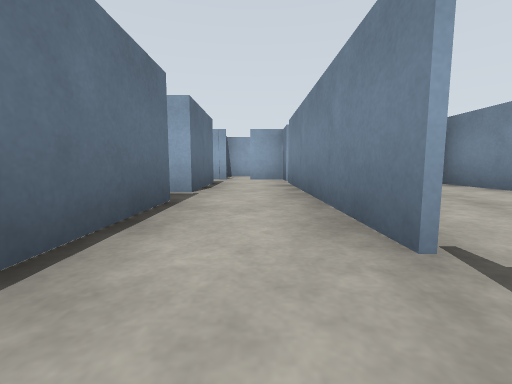
[1] (above)

14 first-person views from a walk through a Gazebo world. The camera is 0.72 m above the floor, tilts 6° down and sees 90° across. The floor is counted in squares, 2 m on a side. Each view is taken from the middle of a square. On the plan, view 1 faces up. The plan holds only what a view shows up to about 9 squares ahead; the rest is blank. The place goes on beyond the plan. Some stock models are drawn as simple stand-ins.

[2]
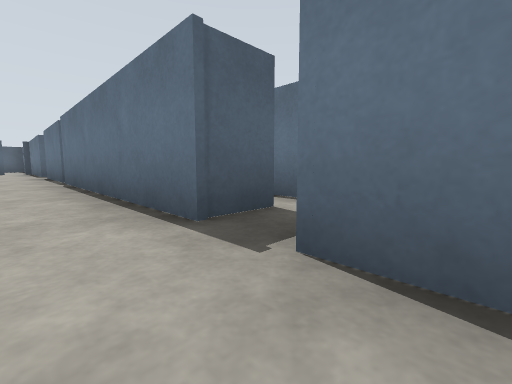

[3]
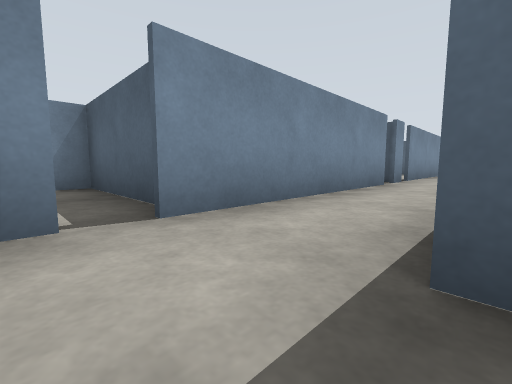

[4]
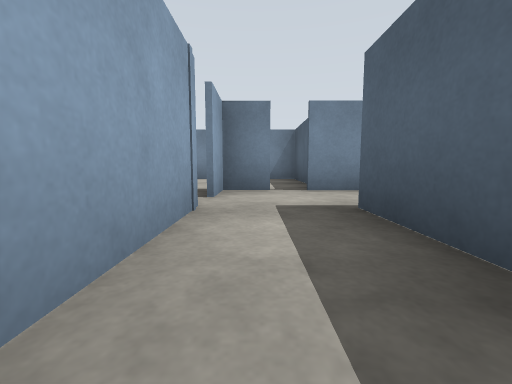

[5]
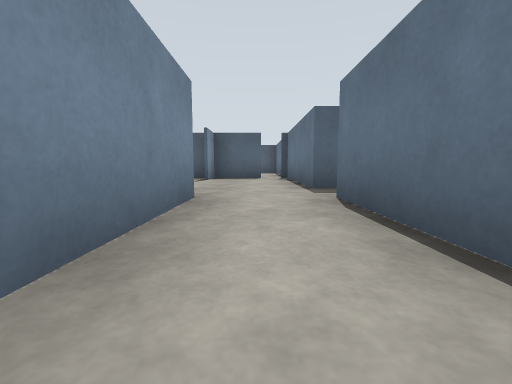

[6]
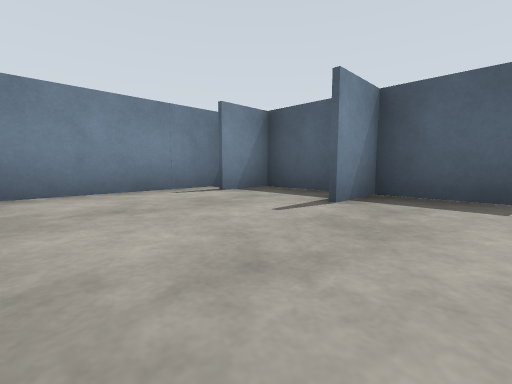

[7]
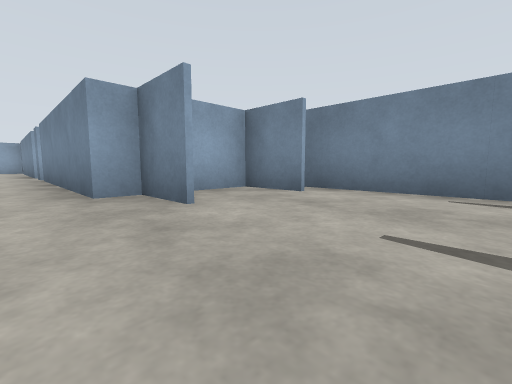

[8]
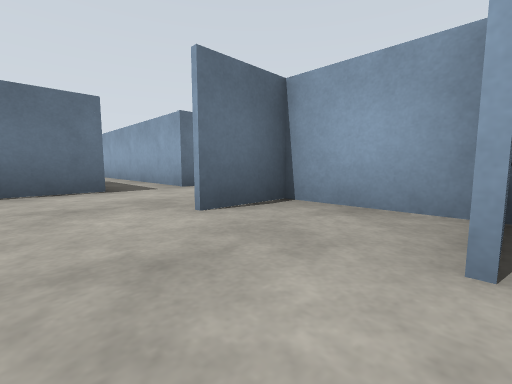

[9]
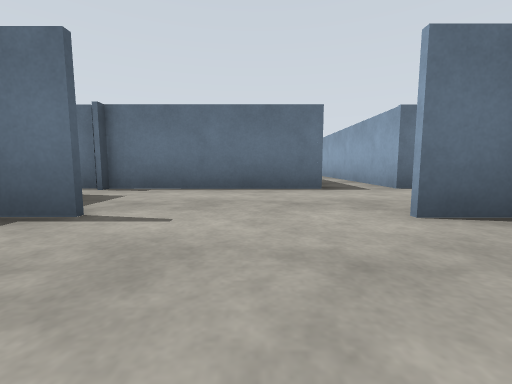

[10]
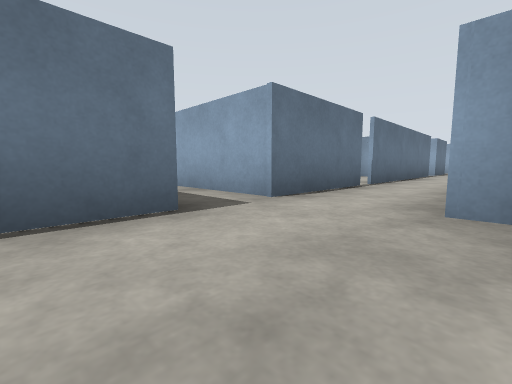

[11]
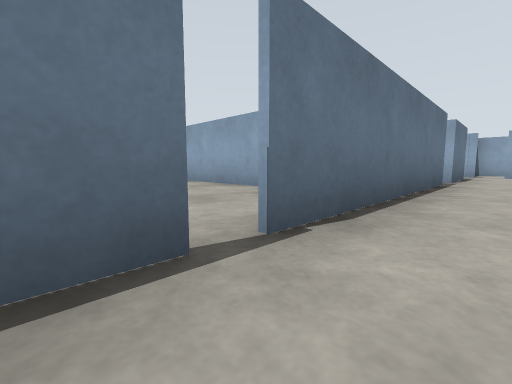

[12]
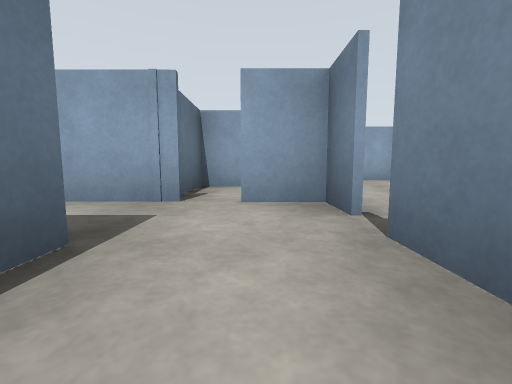

[13]
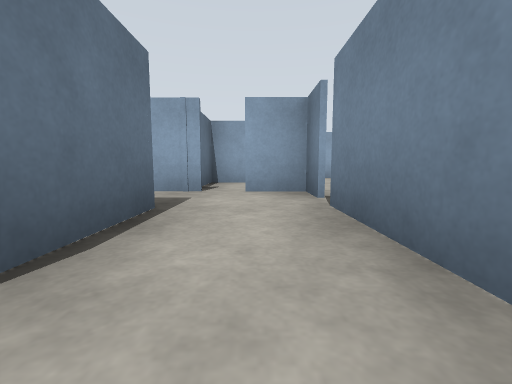

[14]
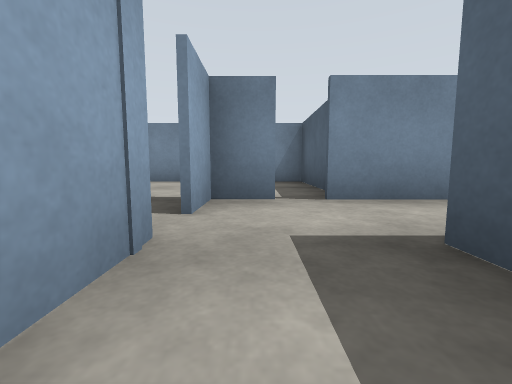

### Floor plan
Ten units are one square. View 1 is at (0, 0); x grows to the right and y downward. Boxes are objects, and circles mark ways between rooms. Rooms are numbered by the first view taken in them; rooms with no view inside come last. Other rooms are left out.
<svg viewBox="-35 -70 76 168">
<path fill="none" stroke="#000" d="M7 1 7 -5M-9 24 -9 48M7 -10 7 -34M7 48 7 5M-18 -25 -9 -25 -9 21M-9 -34 -13 -34M12 60 12 48M-6 -65 -26 -65M-23 -51 -9 -51 -9 -34M7 -58 7 -65 -3 -65M7 -34 7 -51M13 81 13 89M-9 60 -9 93M29 60 29 48 7 48M12 92 12 82M13 48 13 60M-3 92 29 92 29 82M36 88 36 55"/>
<circle cx="0" cy="-40" r="3" fill="#2a7"/>
<circle cx="0" cy="60" r="3" fill="#2a7"/>
<text x="0" y="10">1</text>
<text x="-10" y="-60">2</text>
<text x="10" y="70">3</text>
</svg>
Room 1 opens to room 2. Room 1 opens to room 3.

Where each view was taken, in squares from view 1:
view 1: 0 up, 0 right, facing up
view 2: 4 up, 0 right, facing down-left
view 3: 6 up, 1 left, facing down-right
view 4: 6 up, 3 left, facing right
view 5: 2 down, 0 right, facing down
view 6: 6 down, 0 right, facing down-right
view 7: 8 down, 0 right, facing up-right
view 8: 7 down, 3 right, facing up-left
view 9: 7 down, 3 right, facing left
view 10: 7 down, 1 right, facing up-left
view 11: 3 down, 0 right, facing up-left
view 12: 4 up, 0 right, facing up
view 13: 3 up, 0 right, facing up
view 14: 6 up, 2 left, facing right
